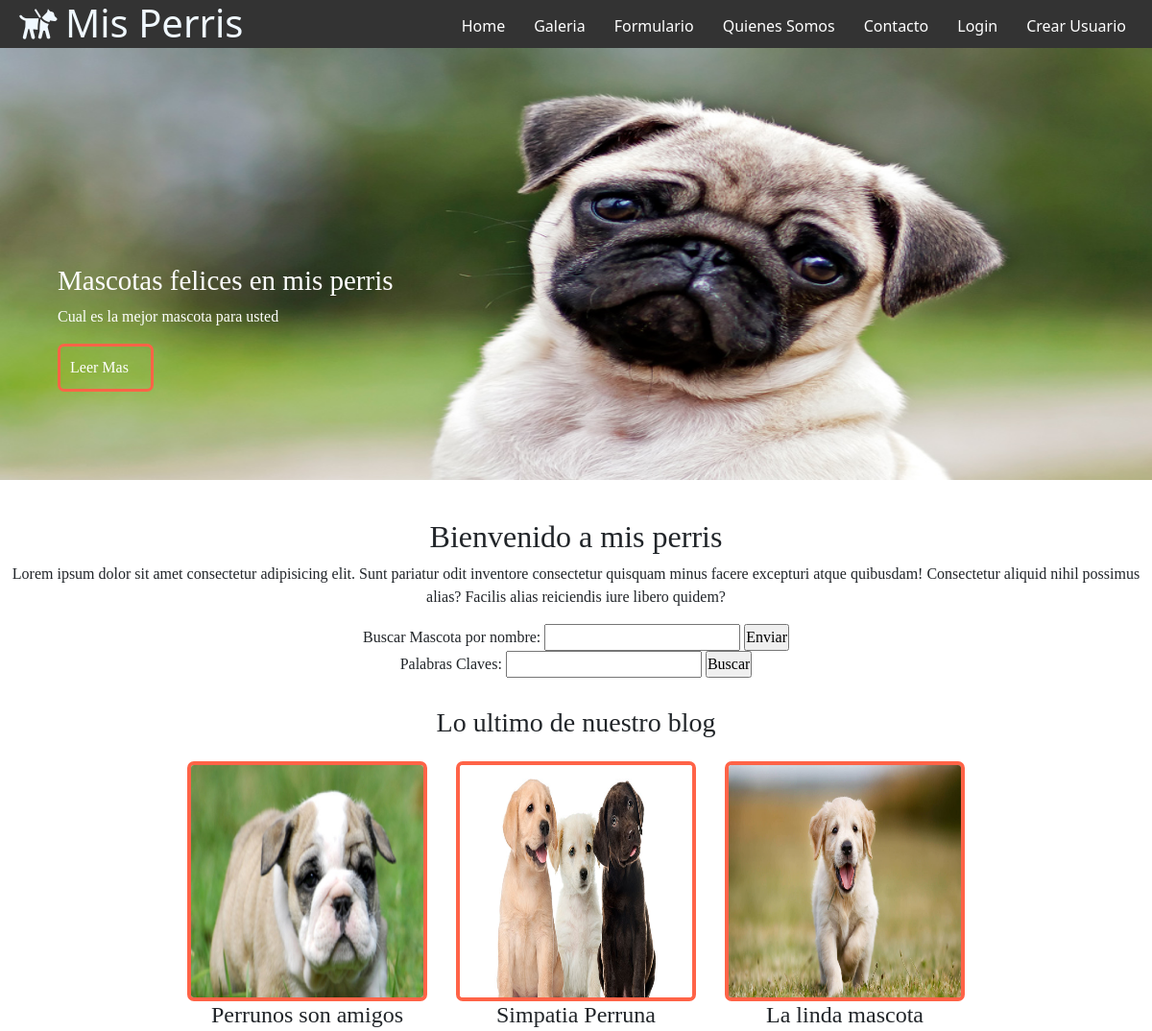
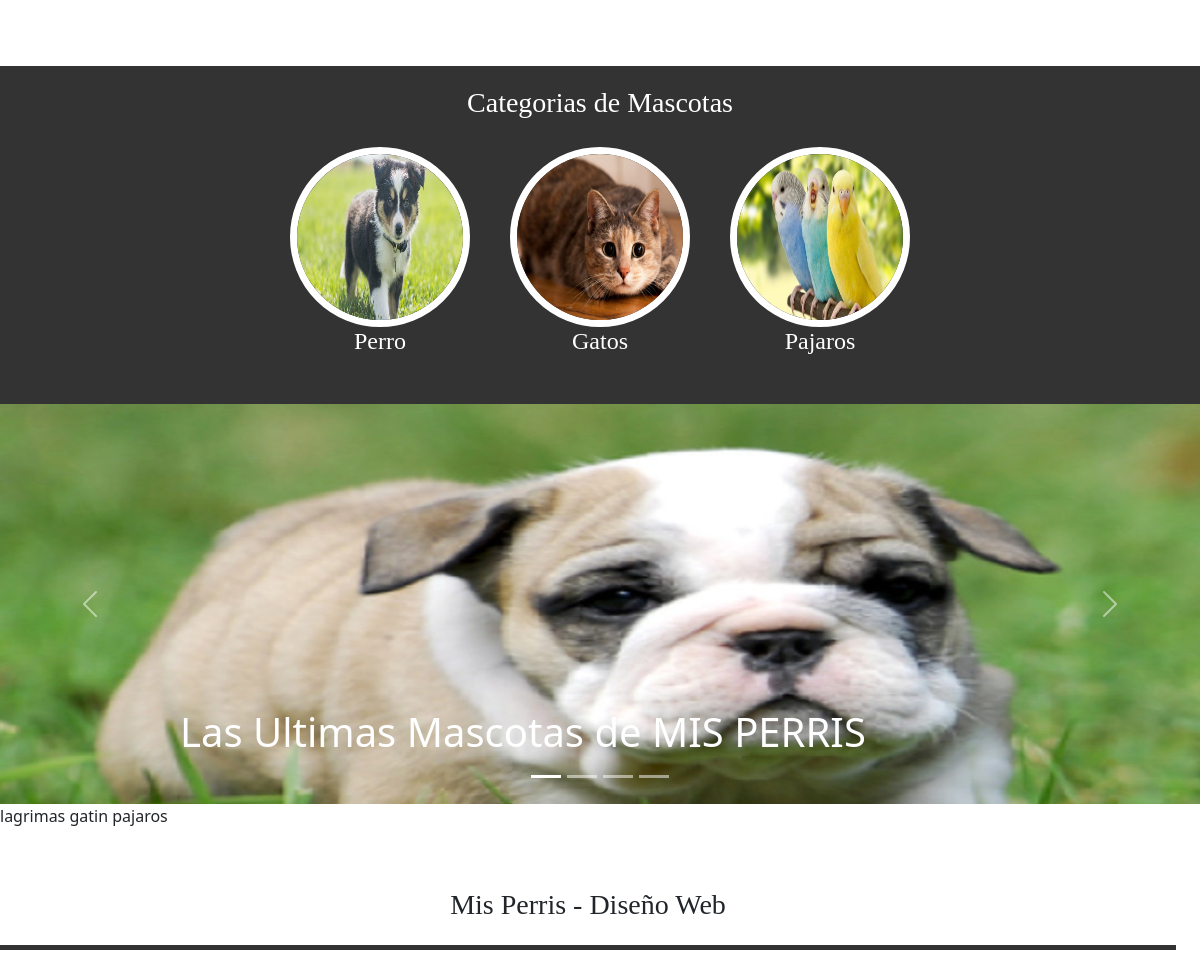
The page / on the database its author committed (2 pictures, top to bottom).
### misPerris/models.py (models this page shows, shortened)
class TipoMascota(models.Model):
    nombre = models.CharField(primary_key=True,max_length=25)
    annos = models.IntegerField()
    imagen = models.ImageField(upload_to='cate',null=True)

class Mascota(models.Model):
    nombre = models.CharField(primary_key=True,max_length=45)
    edad = models.IntegerField()
    descripcion = models.TextField()
    imagen = models.ImageField(upload_to='mascotas',default='mascotas/sin_foto.jpg')
    publicar = models.BooleanField(default=False)
    comentario = models.TextField(default='--')
    usuario = models.CharField(null=True,max_length=45)
    tipo = models.ForeignKey(TipoMascota, on_delete=models.CASCADE)
    dueno = models.CharField(max_length=45,default='--')

### misPerris/views.py (the view)
# urls.py: path('',index,name='INDEX'),
def index(request):
    mascotas = Mascota.objects.filter(publicar=True).order_by('-edad')[:3]
    categorias = TipoMascota.objects.all()
    contexto = {"mascotas":mascotas,"categorias":categorias}
    return render(request, "core/index.html",contexto)

### misPerris/templates/core/index.html (shortened to what this page needs)
{% extends "core/plantilla.html" %}
{% load static %}
{% block css %}
<link href="https://cdn.jsdelivr.net/npm/bootstrap@5.0.1/dist/css/bootstrap.min.css" rel="stylesheet"
>
{% endblock css %}
{% block contenido %}
<section id="bienvenido">
  <h2>Bienvenido {{user.first_name}} a mis perris</h2>
  <p>Lorem ipsum dolor sit amet consectetur adipisicing elit. Sunt pariatur odit inventore consectetur quisquam minus
    facere excepturi atque quibusdam! Consectetur aliquid nihil possimus alias? Facilis alias reiciendis iure libero
    quidem?</p>
  <form action="{% url 'BUSCARNOMBRE' %}" method="post">
    Buscar Mascota por nombre:
    <input type="text" name="txtNombre" id="txtNombre">
    <input type="submit" value="Enviar">
  </form>
  <form action="{% url 'FILTROPC' %}" method="post">
    Palabras Claves:
    <input type="text" name="txtFiltrar" id="txtFiltrar">
    <input type="submit" value="Buscar">
  </form>
</section>
<section id="blog">
  <h3>Lo ultimo de nuestro blog</h3>
  <div class="contenedor">
    <article>
      <img src="{% static 'img/Perro2.jpg' %}" alt="">
      <h4>Perrunos son amigos</h4>
    </article>
    <article>
      <img src="{% static 'img/perro3.jpg' %}" alt="">
      <h4>Simpatia Perruna</h4>
    </article>
    <article>
      <img src="{% static 'img/perro4.jpg' %}" alt="">
      <h4>La linda mascota</h4>
    </article>
  </div>
</section>
<section id="info">
  <h3>Categorias de Mascotas</h3>
  <div class="contenedor">
    {% for reg in categorias %}
    <div class="info-pet">
      <a href="/filtro_categoria/{{reg.nombre}}/">
        <img src="{{reg.imagen.url}}" alt="">
      </a>
      <h4>{{reg.nombre}}</h4>
    </div>
    {% endfor %}
  </div>
</section>
<section>
  <div id="carouselExampleCaptions" class="carousel slide" data-bs-ride="carousel">
    <div class="carousel-indicators">
      <button type="button" data-bs-target="#carouselExampleCaptions" data-bs-slide-to="0" class="active"
        aria-current="true" aria-label="Slide 1"></button>
      <button type="button" data-bs-target="#carouselExampleCaptions" data-bs-slide-to="1"
        aria-label="Slide 2"></button>
      <button type="button" data-bs-target="#carouselExampleCaptions" data-bs-slide-to="2"
        aria-label="Slide 3"></button>
      <button type="button" data-bs-target="#carouselExampleCaptions" data-bs-slide-to="3"
        aria-label="Slide 4"></button>
    </div>
    <div class="carousel-inner">
      <div class="carousel-item active">
        <img src="{% static 'img/Perro2.jpg' %}" class="d-block w-100" height="400px" alt="...">
        <div class="carousel-caption d-none d-md-block">
          <h1>Las Ultimas Mascotas de MIS PERRIS</h1>
        </div>
      </div>
    </div>
    <button class="carousel-control-prev" type="button" data-bs-target="#carouselExampleCaptions" data-bs-slide="prev">
      <span class="carousel-control-prev-icon" aria-hidden="true"></span>
    </button>
    <button class="carousel-control-next" type="button" data-bs-target="#carouselExampleCaptions" data-bs-slide="next">
      <span class="carousel-control-next-icon" aria-hidden="true"></span>
    </button>
  </div>
</section>
{% for reg in mascotas %}
{{reg.nombre}}
{% endfor %}
{% endblock contenido %}

### misPerris/static/css/estilos.css (style rules this page uses)
* { margin: 0; padding: 0; }
h1 { float: left; }
.contenedor { width: 98%; margin: auto; }

### misPerris/static/css/bienvenida.css (style rules this page uses)
#bienvenido { font-family: cursive; text-align: center; margin-top: 40px; margin-bottom: 30px; }

### misPerris/static/css/blog.css (style rules this page uses)
#blog { text-align: center; font-family: cursive; margin-bottom: 45px; }
#blog .contenedor article img { width: 250px; height: 250px; border: solid 4px tomato; border-radius: 7px; }
#blog .contenedor { display: flex; justify-content: center; flex-wrap: wrap; }
#blog article { margin: 15px; }

### misPerris/static/css/info.css (style rules this page uses)
#info { background: #333; color: white; font-family: cursive; text-align: center; padding: 20px; }
#info .contenedor { display: flex; justify-content: center; flex-wrap: wrap; }
#info .contenedor .info-pet img { width: 180px; height: 180px; border: solid 7px white; border-radius: 50%; }
#info .contenedor .info-pet { margin: 20px; }

### rows shown on the page
TipoMascota: imagen (picture), nombre "Perro"
TipoMascota: imagen (picture), nombre "Gatos"
TipoMascota: imagen (picture), nombre "Pajaros"
Mascota: nombre "lagrimas"
Mascota: nombre "gatin"
Mascota: nombre "pajaros"
